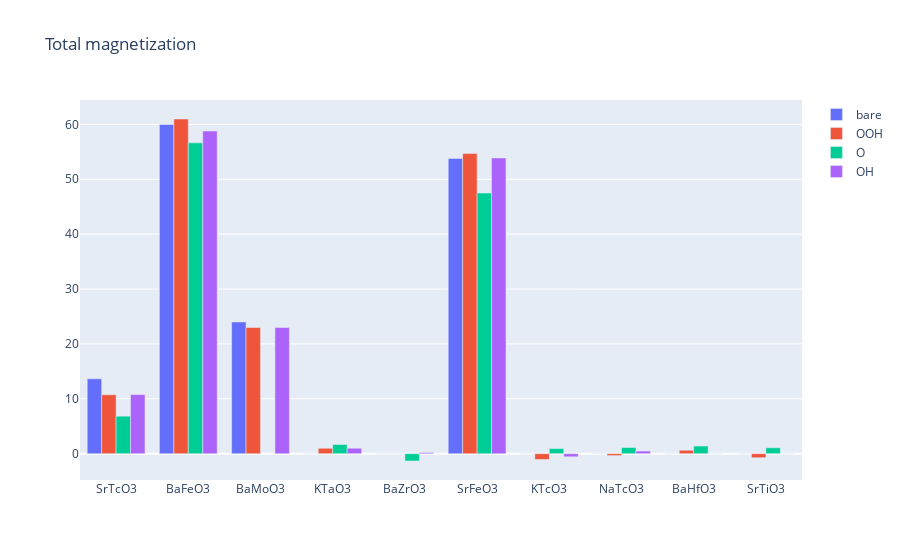

The code cell stored with this chart in its notebook:
### Code cell
# 막대 그래프 그리기
trace1 = go.Bar(x = df['formula'], y = df['bare_mag'], name = 'bare')
trace2 = go.Bar(x = df['formula'], y = df['OOH_mag'], name = 'OOH')
trace3 = go.Bar(x = df['formula'], y = df['O_mag'], name = 'O')
trace4 = go.Bar(x = df['formula'], y = df['OH_mag'], name = 'OH')


data = [trace1, trace2,trace3, trace4]
layout = go.Layout(title = 'Total magnetization')
fig = go.Figure(data = data, layout = layout)
pyo.iplot(fig)

### Figure 1 — Plotly figure (JSON) as saved in the notebook; plotly's stock layout.template omitted (floating-point values rounded to 4 significant figures)
{"data": [{"name": "bare", "type": "bar", "x": ["SrTcO3", "BaFeO3", "BaMoO3", "KTaO3", "BaZrO3", "SrFeO3", "KTcO3", "NaTcO3", "BaHfO3", "SrTiO3"], "y": [13.64, 59.99, 24, 0, 0, 53.8, 0, 0.01, 0, 0]}, {"name": "OOH", "type": "bar", "x": ["SrTcO3", "BaFeO3", "BaMoO3", "KTaO3", "BaZrO3", "SrFeO3", "KTcO3", "NaTcO3", "BaHfO3", "SrTiO3"], "y": [10.74, 60.98, 23, 0.989, -0.002, 54.68, -1.053, -0.345, 0.629, -0.736]}, {"name": "O", "type": "bar", "x": ["SrTcO3", "BaFeO3", "BaMoO3", "KTaO3", "BaZrO3", "SrFeO3", "KTcO3", "NaTcO3", "BaHfO3", "SrTiO3"], "y": [6.83, 56.64, "NaN", 1.665, -1.331, 47.49, 0.934, 1.126, 1.393, 1.079]}, {"name": "OH", "type": "bar", "x": ["SrTcO3", "BaFeO3", "BaMoO3", "KTaO3", "BaZrO3", "SrFeO3", "KTcO3", "NaTcO3", "BaHfO3", "SrTiO3"], "y": [10.77, 58.79, 23, 0.991, 0.216, 53.89, -0.566, 0.48, 0.002, 0.001]}], "layout": {"title": {"text": "Total magnetization"}}}
